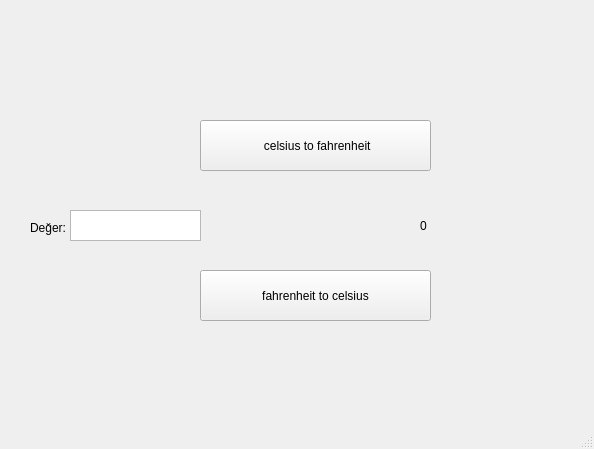
<?xml version="1.0" encoding="UTF-8"?>
<ui version="4.0">
 <class>MainWindow</class>
 <widget class="QMainWindow" name="MainWindow">
  <property name="geometry">
   <rect>
    <x>0</x>
    <y>0</y>
    <width>594</width>
    <height>449</height>
   </rect>
  </property>
  <property name="windowTitle">
   <string>Donusturucu</string>
  </property>
  <widget class="QWidget" name="centralwidget">
   <widget class="QTextEdit" name="textEdit">
    <property name="geometry">
     <rect>
      <x>70</x>
      <y>210</y>
      <width>131</width>
      <height>31</height>
     </rect>
    </property>
   </widget>
   <widget class="QPushButton" name="pushButtonC2F">
    <property name="geometry">
     <rect>
      <x>200</x>
      <y>120</y>
      <width>231</width>
      <height>51</height>
     </rect>
    </property>
    <property name="text">
     <string> celsius to fahrenheit</string>
    </property>
   </widget>
   <widget class="QPushButton" name="pushButtonF2C">
    <property name="geometry">
     <rect>
      <x>200</x>
      <y>270</y>
      <width>231</width>
      <height>51</height>
     </rect>
    </property>
    <property name="text">
     <string>fahrenheit to celsius</string>
    </property>
   </widget>
   <widget class="QLabel" name="Sonuc">
    <property name="geometry">
     <rect>
      <x>420</x>
      <y>200</y>
      <width>181</width>
      <height>51</height>
     </rect>
    </property>
    <property name="text">
     <string>0</string>
    </property>
   </widget>
   <widget class="QLabel" name="label">
    <property name="geometry">
     <rect>
      <x>30</x>
      <y>220</y>
      <width>41</width>
      <height>16</height>
     </rect>
    </property>
    <property name="text">
     <string>Değer:</string>
    </property>
   </widget>
  </widget>
  <widget class="QMenuBar" name="menubar">
   <property name="geometry">
    <rect>
     <x>0</x>
     <y>0</y>
     <width>594</width>
     <height>22</height>
    </rect>
   </property>
  </widget>
  <widget class="QStatusBar" name="statusbar"/>
 </widget>
 <resources/>
 <connections/>
</ui>
